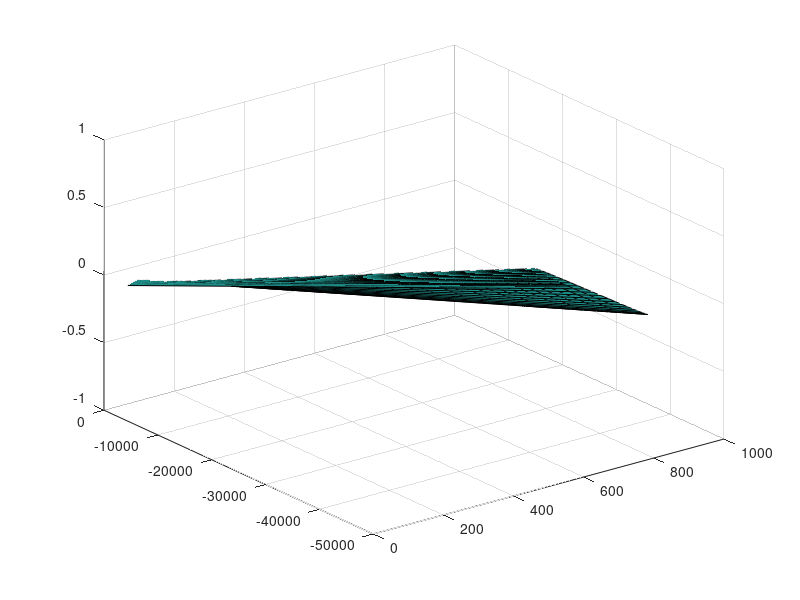

Source code (MATLAB):
% Question 2, MATH-228b HW 1
clear all

xi = linspace(0, 1, 41);
eta = linspace(0, 1, 41);
T = 0.5;

[XI, ETA] = meshgrid(xi, eta);

a1 = 2*XI^3 - 3*XI^2+1;
a2 = 3*XI^2 -2*XI^3;
a3 = XI^3 - 2*XI^2 + 1;
a4 = XI^3 - XI^2;

b1 = 2*ETA^3 - 3*ETA^2+1;
b2 = 3*ETA^2 -2*ETA^3;
b3 = ETA^3 - 2*ETA^2 + 1;
b4 = ETA^3 - ETA^2;

%x_0_eta = [0; ETA];
%x_1_eta = [1; 1.4*ETA];
%dx_0_eta_dxi = 1;
%dx_1_eta_dxi = 1;

%x_xi_0 = [XI; (1 - cos(2*pi*XI))/5];
%x_xi_1 = [XI; 1 + (1 - cos(pi*XI))/5];
%dx_xi_0_deta = 1;
%dx_xi_1_deta = 1;

%x_0_0 = [0; 0];
%x_0_1 = [0; 1];
%x_1_0 = [0; 1];
%x_1_1 = [1; 1.4];

% conformal map without the boolean sum terms
x = (a1 * 0) + (a2 * 1) + (a3 * 1) + (a4 * 1);
x = x + (b1 * XI) + (b2 * XI) + (b3 * 1) + (b4 * 1);
%x = x - a2 * b2 * 1.0;

y = (a1 * ETA) + (a2 * 1.4 * ETA) + (a3 * 1) + (a4 * 1);
y = y + (b1 * (1 - cos(2*pi*XI))/5) + b2 * (1 + (1 - cos(pi*XI))/5) + (b3 * 1) + (b4 * 1);
%y = y - a1 * b2 * 1 - a2 * b1 * 1 - a2 * b2 * 1.4;



surf(x, y, zeros.*x)
